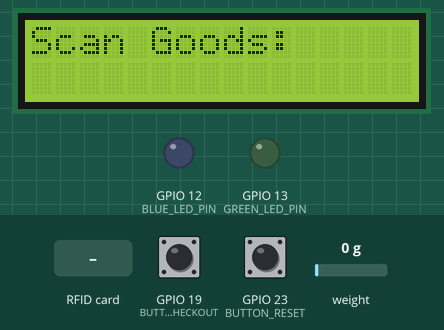
Bench run of a sketch on a simulated ESP32. On the bench: 16×2 character LCD, output pins drawn as LEDs (lit = HIGH). The inputs (shaded band) are chosen by the test bench; at power-on: GPIO 19 (BUTTON_CHECKOUT) HIGH, GPIO 23 (BUTTON_RESET) HIGH, weight on the scale 0 g. WiFi joins after 1.5 s; servers stay silent unless stated; uploads are accepted with an empty reply; the local clock reads 2024-03-15 10:24:30 at power-on unless the sketch sets it; what the sketch prints to the serial monitor is not drawn.

Above: at 4.8 s.
4.9 s: RFID card 04 18 BB FA 3F 74 81 held to the reader
At 5.4 s:
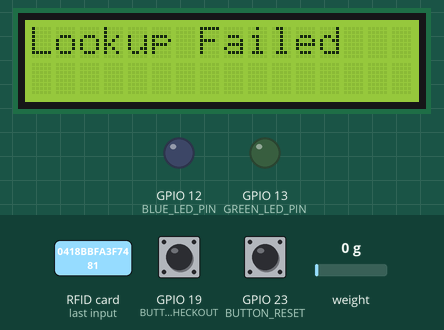
7.9 s: GPIO 19 (BUTTON_CHECKOUT) pulled LOW for 0.15 s
At 9.1 s:
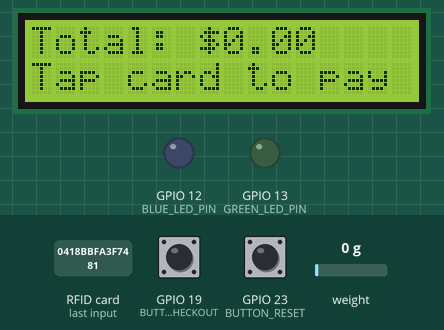
9.5 s: GPIO 23 (BUTTON_RESET) pulled LOW for 3.2 s
At 10.1 s:
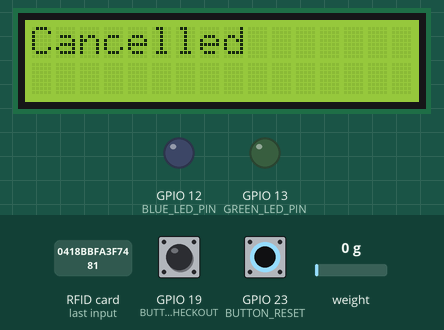
14.2 s: RFID card 5E 7A 19 C4 held to the reader
At 15.4 s:
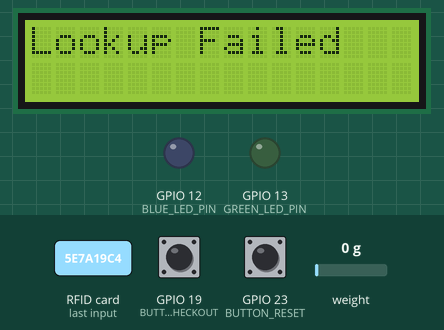
15.9 s: GPIO 19 (BUTTON_CHECKOUT) pulled LOW for 1 s
At 16.9 s:
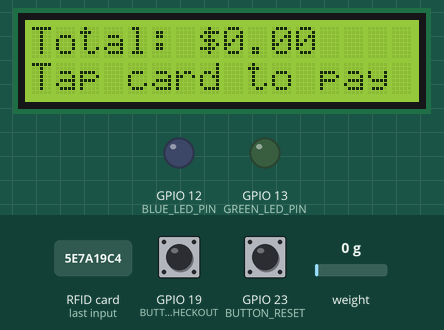
18.4 s: RFID card 04 18 BB FA 3F 74 81 held to the reader
At 19.2 s:
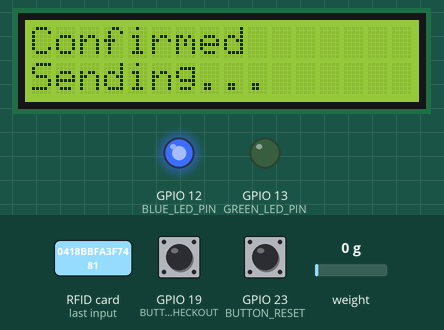
Timing chart, 0 to 21.6 s (numbered marks = the images above; inputs shaded):
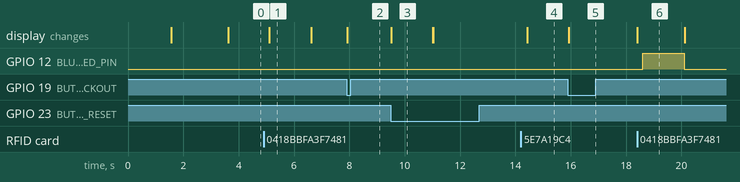

Measured:
- after the input at 4.9 s, the display: changes after 0.21 s (image 1)
- after the input at 7.9 s, the display: changes at once (image 2)
- after the input at 9.5 s, the display: changes at once (image 3)
- after the input at 14.2 s, the display: changes after 0.23 s (image 4)
- after the input at 15.9 s, the display: changes at once (image 5)
- after the input at 18.4 s, GPIO 12 (BLUE_LED_PIN): LOW → HIGH after 0.21 s, → LOW 1.5 s later; the display: changes at once (image 6)
- what the display in image 1 shows lasts 1.5 s, from 5.1 s to 6.6 s

The sketch:

IOT_WIFI.ino
```cpp
// Smart Cart ESP32 Main Code with WiFi Integration
#include <Wire.h>
#include <LiquidCrystal.h>
#include <MFRC522_I2C.h>
#include <WiFi.h>
#include <HTTPClient.h>
#include <HX711.h>
#include <ArduinoJson.h>
#include <vector>
#include <ctime>  // For timestamp
#include <time.h>

// === LCD Configuration ===
LiquidCrystal lcd(4, 2, 25, 26, 18, 17);

// === RFID Configuration ===
#define RST_PIN 15
MFRC522_I2C mfrc522(0x2C, RST_PIN);

// === HX711 Configuration ===
#define LOADCELL_DOUT_PIN 39
#define LOADCELL_SCK_PIN 16
HX711 scale;

// === Button Configuration ===
#define BUTTON_CHECKOUT 19
#define BUTTON_RESET    23

// === LED Configuration ===
#define GREEN_LED_PIN  13
#define BLUE_LED_PIN   12

// === WiFi and Backend ===
const char* ssid = "yangYang";
const char* password = "Yukikaze";
const char* serverUrl = "http://192.168.137.1:5000/get_product/";
const char* postUrl = "http://192.168.137.1:5000/add_cart_data";

const char* ntpServer = "pool.ntp.org";
const long gmtOffset_sec = 8 * 3600;  // UTC+8
const int daylightOffset_sec = 0;

float totalPrice = 0.0;
String lastUID = "";
bool checkoutRequested = false;

struct ProductInfo {
  String name;
  float price;
  bool isFruit;
  bool success;
};

struct CartItem {
  String name;
  float price;
  float weight;
};
std::vector<CartItem> cartItems;

//Fetch product details from backend by UID via HTTP GET.
//Returns product name, price, type (fruit or not), and success status.
ProductInfo fetchProductInfo(String uid) {
  ProductInfo info;
  info.success = false;

  if (WiFi.status() == WL_CONNECTED) {
    HTTPClient http;

    String fullUrl = serverUrl + uid;
    Serial.println("Requesting: " + fullUrl);
    http.begin(fullUrl);

    int httpCode = http.GET();

    if (httpCode == 200) {
      String payload = http.getString();

      StaticJsonDocument<200> doc;
      DeserializationError error = deserializeJson(doc, payload);
      if (!error) {
        info.name = doc["name"] | "Unknown";
        info.price = doc["price"] | 0.0;
        info.isFruit = doc["is_fruit"] | false;
        info.success = true;
      } else {
        Serial.println("JSON parse failed: " + String(error.c_str()));
      }
    } else {
      Serial.println("HTTP GET failed, code: " + String(httpCode));
    }
    http.end();
  } else {
    Serial.println("WiFi not connected");
  }

  return info;
}

//Sends the current cart data (items, prices, weights) to backend via HTTP POST.
//Includes timestamp and clears the cart after sending.
void sendReceipt(String customer) {
  if (WiFi.status() != WL_CONNECTED) {
    Serial.println("WiFi not connected, cannot send receipt.");
    return;
  }

  time_t now = time(nullptr);
  struct tm* timeinfo = localtime(&now);
  char timeBuffer[30];
  strftime(timeBuffer, sizeof(timeBuffer), "%Y-%m-%dT%H:%M:%S", timeinfo);
  String timestamp(timeBuffer);

  String payload = "{\"customer\":\"" + customer + "\",\"items\":[";
  for (size_t i = 0; i < cartItems.size(); i++) {
    payload += "{\"name\":\"" + cartItems[i].name + "\",";
    payload += "\"price\":" + String(cartItems[i].price, 2) + ",";
    payload += "\"weight\":" + String(cartItems[i].weight, 3) + "}";
    if (i < cartItems.size() - 1) payload += ",";
  }
  payload += "],\"total\":" + String(totalPrice, 2);
  payload += ",\"timestamp\":\"" + timestamp + "\"";
  payload += "}";

  HTTPClient http;
  http.begin(postUrl);
  http.addHeader("Content-Type", "application/json");
  int code = http.POST(payload);
  Serial.println("POST status: " + String(code));
  Serial.println("Payload: " + payload);
  http.end();

  cartItems.clear();
}

//Initializes WiFi, LCD, RFID reader, load cell, and NTP time sync.
//Prepares all hardware and displays “Scan Goods” on LCD.
void setup() {
  Serial.begin(115200);
  pinMode(BUTTON_CHECKOUT, INPUT_PULLUP);
  pinMode(BUTTON_RESET, INPUT_PULLUP);

  pinMode(GREEN_LED_PIN, OUTPUT);
  pinMode(BLUE_LED_PIN, OUTPUT);
  digitalWrite(GREEN_LED_PIN, LOW);
  digitalWrite(BLUE_LED_PIN, LOW);

  lcd.begin(16, 2);
  lcd.print("Connecting WiFi");

  WiFi.begin(ssid, password);
  Serial.print("Connecting to WiFi");
  while (WiFi.status() != WL_CONNECTED) {
    delay(500);
    Serial.print(".");
  }
  Serial.println("\nWiFi Connected. IP:");
  Serial.println(WiFi.localIP());

  lcd.clear(); lcd.print("WiFi Connected"); delay(1000);
  Wire.begin(21, 22);
  mfrc522.PCD_Init();

  scale.begin(LOADCELL_DOUT_PIN, LOADCELL_SCK_PIN);
  scale.tare();
  scale.set_scale(-295400.6266);

  configTime(0, 0, "pool.ntp.org", "time.nist.gov");
  while (time(nullptr) < 100000) delay(500);

  lcd.clear(); lcd.print("Scan Goods:");

  configTime(gmtOffset_sec, daylightOffset_sec, ntpServer);

  Serial.println("Waiting for time...");
  struct tm timeinfo;
  while (!getLocalTime(&timeinfo)) {
    Serial.println("Failed to obtain time");
    delay(1000);
  }

  Serial.println("Time synchronized.");
}

//Main loop: checks for reset or checkout button input.
//If not checking out, listens for RFID scan to add products.
void loop() {
  if (digitalRead(BUTTON_RESET) == LOW) {
    totalPrice = 0.0;
    cartItems.clear();
    lcd.clear();
    lcd.setCursor(0, 0);
    lcd.print("Reset!");
    lcd.setCursor(0, 1);
    lcd.print("Scan Goods:");
    digitalWrite(BLUE_LED_PIN, LOW);
    delay(500);
  }
  if (!checkoutRequested) {
    checkRFID();
    if (digitalRead(BUTTON_CHECKOUT) == LOW) {
      checkoutRequested = true;
      checkOut();
    }
  }
}

//Handles RFID tag reading, fetches product info, waits for item placement.
//Calculates price (weighted if fruit), updates LCD and adds item to cart.
void checkRFID() {
  if (!mfrc522.PICC_IsNewCardPresent() || !mfrc522.PICC_ReadCardSerial()) return;
  String uidStr = "";
  for (byte i = 0; i < mfrc522.uid.size; i++) {
    if (mfrc522.uid.uidByte[i] < 0x10) uidStr += "0";
    uidStr += String(mfrc522.uid.uidByte[i], HEX);
  }
  uidStr.toUpperCase();
  ProductInfo info = fetchProductInfo(uidStr);
  if (!info.success) {
    lcd.clear(); lcd.print("Lookup Failed"); delay(1500); lcd.clear(); lcd.print("Scan Goods:"); return;
  }

  lcd.clear(); lcd.print(info.name); lcd.setCursor(0, 1); lcd.print("Place item...");
  float base = scale.get_units(10);
  bool placed = false;
  unsigned long start = millis();
  while (millis() - start < 8000) {
    if (abs(scale.get_units(10) - base) > 0.05) { placed = true; break; }
    delay(300);
  }
  if (!placed) {
    lcd.clear(); lcd.print("Not Confirmed"); delay(1500); lcd.clear(); lcd.print("Scan Goods:"); return;
  }

  float weight = 0.0;
  float price = 0.0;
  if (info.isFruit) {
    weight = scale.get_units(10);
    price = weight * info.price;

    lcd.clear();
    lcd.setCursor(0, 0); lcd.print(info.name);
    lcd.setCursor(0, 1); lcd.print("Weight: " + String(weight, 2) + "kg");
    delay(2000);
  } else {
    price = info.price;
  }


  lcd.clear();
  lcd.setCursor(0, 0); lcd.print(info.name);
  lcd.setCursor(0, 1); lcd.print("Added: $" + String(price, 2));
  digitalWrite(GREEN_LED_PIN, HIGH); delay(300); digitalWrite(GREEN_LED_PIN, LOW);
  delay(1500); lcd.clear(); lcd.print("Scan Goods:");

  CartItem item = {info.name, price, weight};
  cartItems.push_back(item);
  totalPrice += price;
}

//Shows total price and waits for authorized RFID card for payment.
//If confirmed, sends cart to server and resets cart state.
void checkOut() {
  lcd.clear(); lcd.setCursor(0, 0); lcd.print("Total: $" + String(totalPrice, 2));
  lcd.setCursor(0, 1); lcd.print("Tap card to pay");
  unsigned long startTime = millis();
  while (millis() - startTime < 20000) {
    if (digitalRead(BUTTON_RESET) == LOW) {
      lcd.clear(); lcd.print("Cancelled"); delay(1500);
      lcd.clear(); lcd.print("Scan Goods:"); checkoutRequested = false; return;
    }
    if (mfrc522.PICC_IsNewCardPresent() && mfrc522.PICC_ReadCardSerial()) {
      String uidStr = "";
      for (byte i = 0; i < mfrc522.uid.size; i++) {
        if (mfrc522.uid.uidByte[i] < 0x10) uidStr += "0";
        uidStr += String(mfrc522.uid.uidByte[i], HEX);
      }
      uidStr.toUpperCase();
      if (uidStr == "0418BBFA3F7481") {
        lcd.clear(); lcd.print("Confirmed"); lcd.setCursor(0, 1); lcd.print("Sending...");
        sendReceipt("Customer1");
        digitalWrite(BLUE_LED_PIN, HIGH); delay(1500); digitalWrite(BLUE_LED_PIN, LOW);
        totalPrice = 0.0;
        lcd.clear(); lcd.print("THANKS!"); delay(2000);
        lcd.clear(); lcd.print("Scan Goods:"); checkoutRequested = false; return;
      } else {
        lcd.clear(); lcd.print("Invalid Card"); delay(1000);
        lcd.clear(); lcd.setCursor(0, 0); lcd.print("Total: $" + String(totalPrice, 2));
        lcd.setCursor(0, 1); lcd.print("Tap card to pay");
      }
    }
  }
  lcd.clear(); lcd.print("Timeout"); delay(2000);
  lcd.clear(); lcd.print("Scan Goods:"); checkoutRequested = false;
}
```
